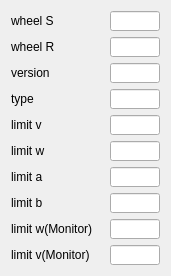
       <widget class="QWidget" name="layoutWidget_auto">
        <property name="geometry">
         <rect>
          <x>0</x>
          <y>460</y>
          <width>171</width>
          <height>256</height>
         </rect>
        </property>
        <layout class="QGridLayout" name="gridLayout_6">
         <item row="0" column="1">
          <widget class="QLineEdit" name="le_Setting_W_S">
           <property name="sizePolicy">
            <sizepolicy hsizetype="Fixed" vsizetype="Fixed">
             <horstretch>0</horstretch>
             <verstretch>0</verstretch>
            </sizepolicy>
           </property>
           <property name="minimumSize">
            <size>
             <width>50</width>
             <height>20</height>
            </size>
           </property>
           <property name="maximumSize">
            <size>
             <width>20</width>
             <height>20</height>
            </size>
           </property>
           <property name="text">
            <string/>
           </property>
          </widget>
         </item>
         <item row="1" column="1">
          <widget class="QLineEdit" name="le_Setting_W_R">
           <property name="sizePolicy">
            <sizepolicy hsizetype="Fixed" vsizetype="Fixed">
             <horstretch>0</horstretch>
             <verstretch>0</verstretch>
            </sizepolicy>
           </property>
           <property name="minimumSize">
            <size>
             <width>50</width>
             <height>20</height>
            </size>
           </property>
           <property name="maximumSize">
            <size>
             <width>20</width>
             <height>20</height>
            </size>
           </property>
           <property name="text">
            <string/>
           </property>
          </widget>
         </item>
         <item row="3" column="0">
          <widget class="QLabel" name="label_51">
           <property name="sizePolicy">
            <sizepolicy hsizetype="Fixed" vsizetype="Fixed">
             <horstretch>0</horstretch>
             <verstretch>0</verstretch>
            </sizepolicy>
           </property>
           <property name="maximumSize">
            <size>
             <width>100</width>
             <height>16777215</height>
            </size>
           </property>
           <property name="text">
            <string>type</string>
           </property>
          </widget>
         </item>
         <item row="5" column="0">
          <widget class="QLabel" name="label_48">
           <property name="sizePolicy">
            <sizepolicy hsizetype="Fixed" vsizetype="Fixed">
             <horstretch>0</horstretch>
             <verstretch>0</verstretch>
            </sizepolicy>
           </property>
           <property name="maximumSize">
            <size>
             <width>100</width>
             <height>16777215</height>
            </size>
           </property>
           <property name="text">
            <string>limit w</string>
           </property>
          </widget>
         </item>
         <item row="5" column="1">
          <widget class="QLineEdit" name="le_Setting_Limit_W">
           <property name="sizePolicy">
            <sizepolicy hsizetype="Fixed" vsizetype="Fixed">
             <horstretch>0</horstretch>
             <verstretch>0</verstretch>
            </sizepolicy>
           </property>
           <property name="minimumSize">
            <size>
             <width>50</width>
             <height>20</height>
            </size>
           </property>
           <property name="maximumSize">
            <size>
             <width>20</width>
             <height>20</height>
            </size>
           </property>
           <property name="text">
            <string/>
           </property>
          </widget>
         </item>
         <item row="3" column="1">
          <widget class="QLineEdit" name="le_Setting_Type">
           <property name="sizePolicy">
            <sizepolicy hsizetype="Fixed" vsizetype="Fixed">
             <horstretch>0</horstretch>
             <verstretch>0</verstretch>
            </sizepolicy>
           </property>
           <property name="minimumSize">
            <size>
             <width>50</width>
             <height>20</height>
            </size>
           </property>
           <property name="maximumSize">
            <size>
             <width>20</width>
             <height>20</height>
            </size>
           </property>
           <property name="text">
            <string/>
           </property>
          </widget>
         </item>
         <item row="4" column="0">
          <widget class="QLabel" name="label_46">
           <property name="sizePolicy">
            <sizepolicy hsizetype="Fixed" vsizetype="Fixed">
             <horstretch>0</horstretch>
             <verstretch>0</verstretch>
            </sizepolicy>
           </property>
           <property name="maximumSize">
            <size>
             <width>100</width>
             <height>16777215</height>
            </size>
           </property>
           <property name="text">
            <string>limit v</string>
           </property>
          </widget>
         </item>
         <item row="2" column="0">
          <widget class="QLabel" name="label_49">
           <property name="sizePolicy">
            <sizepolicy hsizetype="Fixed" vsizetype="Fixed">
             <horstretch>0</horstretch>
             <verstretch>0</verstretch>
            </sizepolicy>
           </property>
           <property name="maximumSize">
            <size>
             <width>100</width>
             <height>16777215</height>
            </size>
           </property>
           <property name="text">
            <string>version</string>
           </property>
          </widget>
         </item>
         <item row="6" column="1">
          <widget class="QLineEdit" name="le_Setting_Limit_A">
           <property name="sizePolicy">
            <sizepolicy hsizetype="Fixed" vsizetype="Fixed">
             <horstretch>0</horstretch>
             <verstretch>0</verstretch>
            </sizepolicy>
           </property>
           <property name="minimumSize">
            <size>
             <width>50</width>
             <height>20</height>
            </size>
           </property>
           <property name="maximumSize">
            <size>
             <width>20</width>
             <height>20</height>
            </size>
           </property>
           <property name="text">
            <string/>
           </property>
          </widget>
         </item>
         <item row="1" column="0">
          <widget class="QLabel" name="label_59">
           <property name="sizePolicy">
            <sizepolicy hsizetype="Fixed" vsizetype="Fixed">
             <horstretch>0</horstretch>
             <verstretch>0</verstretch>
            </sizepolicy>
           </property>
           <property name="maximumSize">
            <size>
             <width>100</width>
             <height>16777215</height>
            </size>
           </property>
           <property name="text">
            <string>wheel R</string>
           </property>
          </widget>
         </item>
         <item row="9" column="1">
          <widget class="QLineEdit" name="le_Setting_Limit_V_Monitor">
           <property name="minimumSize">
            <size>
             <width>20</width>
             <height>20</height>
            </size>
           </property>
           <property name="maximumSize">
            <size>
             <width>50</width>
             <height>20</height>
            </size>
           </property>
           <property name="text">
            <string/>
           </property>
          </widget>
         </item>
         <item row="4" column="1">
          <widget class="QLineEdit" name="le_Setting_Limit_V">
           <property name="sizePolicy">
            <sizepolicy hsizetype="Fixed" vsizetype="Fixed">
             <horstretch>0</horstretch>
             <verstretch>0</verstretch>
            </sizepolicy>
           </property>
           <property name="minimumSize">
            <size>
             <width>50</width>
             <height>20</height>
            </size>
           </property>
           <property name="maximumSize">
            <size>
             <width>20</width>
             <height>20</height>
            </size>
           </property>
           <property name="text">
            <string/>
           </property>
          </widget>
         </item>
         <item row="8" column="1">
          <widget class="QLineEdit" name="le_Setting_Limit_W_Monitor">
           <property name="minimumSize">
            <size>
             <width>50</width>
             <height>20</height>
            </size>
           </property>
           <property name="maximumSize">
            <size>
             <width>20</width>
             <height>20</height>
            </size>
           </property>
           <property name="text">
            <string/>
           </property>
          </widget>
         </item>
         <item row="9" column="0">
          <widget class="QLabel" name="label_52">
           <property name="sizePolicy">
            <sizepolicy hsizetype="Fixed" vsizetype="Fixed">
             <horstretch>0</horstretch>
             <verstretch>0</verstretch>
            </sizepolicy>
           </property>
           <property name="maximumSize">
            <size>
             <width>110</width>
             <height>16777215</height>
            </size>
           </property>
           <property name="text">
            <string>limit v(Monitor)</string>
           </property>
          </widget>
         </item>
         <item row="6" column="0">
          <widget class="QLabel" name="label_47">
           <property name="sizePolicy">
            <sizepolicy hsizetype="Fixed" vsizetype="Fixed">
             <horstretch>0</horstretch>
             <verstretch>0</verstretch>
            </sizepolicy>
           </property>
           <property name="maximumSize">
            <size>
             <width>100</width>
             <height>16777215</height>
            </size>
           </property>
           <property name="text">
            <string>limit a</string>
           </property>
          </widget>
         </item>
         <item row="7" column="0">
          <widget class="QLabel" name="label_56">
           <property name="sizePolicy">
            <sizepolicy hsizetype="Fixed" vsizetype="Fixed">
             <horstretch>0</horstretch>
             <verstretch>0</verstretch>
            </sizepolicy>
           </property>
           <property name="maximumSize">
            <size>
             <width>100</width>
             <height>16777215</height>
            </size>
           </property>
           <property name="text">
            <string>limit b</string>
           </property>
          </widget>
         </item>
         <item row="7" column="1">
          <widget class="QLineEdit" name="le_Setting_Limit_B">
           <property name="sizePolicy">
            <sizepolicy hsizetype="Fixed" vsizetype="Fixed">
             <horstretch>0</horstretch>
             <verstretch>0</verstretch>
            </sizepolicy>
           </property>
           <property name="minimumSize">
            <size>
             <width>50</width>
             <height>20</height>
            </size>
           </property>
           <property name="maximumSize">
            <size>
             <width>20</width>
             <height>20</height>
            </size>
           </property>
           <property name="text">
            <string/>
           </property>
          </widget>
         </item>
         <item row="8" column="0">
          <widget class="QLabel" name="label_55">
           <property name="sizePolicy">
            <sizepolicy hsizetype="Fixed" vsizetype="Fixed">
             <horstretch>0</horstretch>
             <verstretch>0</verstretch>
            </sizepolicy>
           </property>
           <property name="maximumSize">
            <size>
             <width>110</width>
             <height>16777215</height>
            </size>
           </property>
           <property name="text">
            <string>limit w(Monitor)</string>
           </property>
          </widget>
         </item>
         <item row="2" column="1">
          <widget class="QLineEdit" name="le_Setting_Version">
           <property name="sizePolicy">
            <sizepolicy hsizetype="Fixed" vsizetype="Fixed">
             <horstretch>0</horstretch>
             <verstretch>0</verstretch>
            </sizepolicy>
           </property>
           <property name="minimumSize">
            <size>
             <width>50</width>
             <height>20</height>
            </size>
           </property>
           <property name="maximumSize">
            <size>
             <width>20</width>
             <height>20</height>
            </size>
           </property>
           <property name="text">
            <string/>
           </property>
          </widget>
         </item>
         <item row="0" column="0">
          <widget class="QLabel" name="label_58">
           <property name="sizePolicy">
            <sizepolicy hsizetype="Fixed" vsizetype="Fixed">
             <horstretch>0</horstretch>
             <verstretch>0</verstretch>
            </sizepolicy>
           </property>
           <property name="maximumSize">
            <size>
             <width>100</width>
             <height>16777215</height>
            </size>
           </property>
           <property name="text">
            <string>wheel S</string>
           </property>
          </widget>
         </item>
        </layout>
       </widget>
